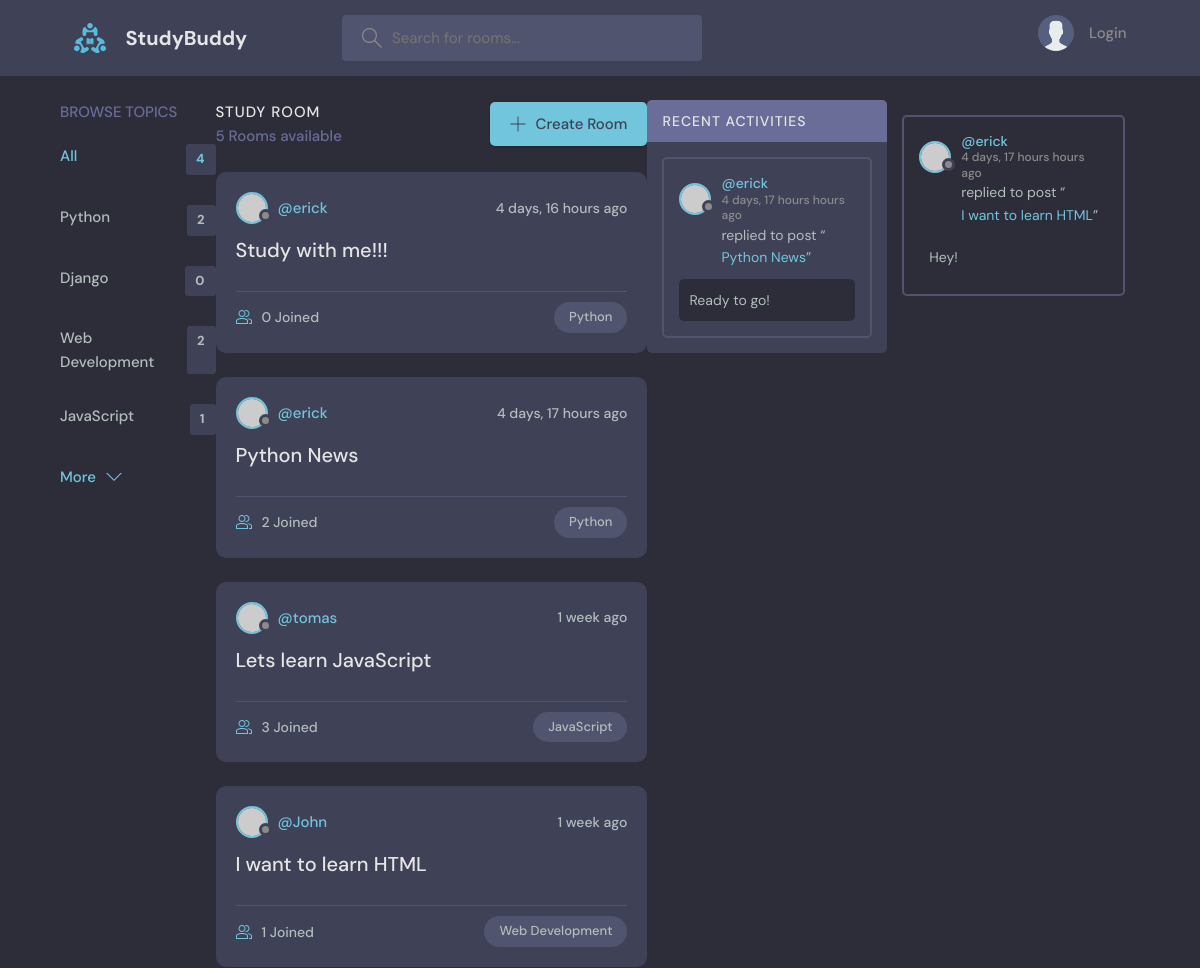
Before: / (upper part) with the older database file.
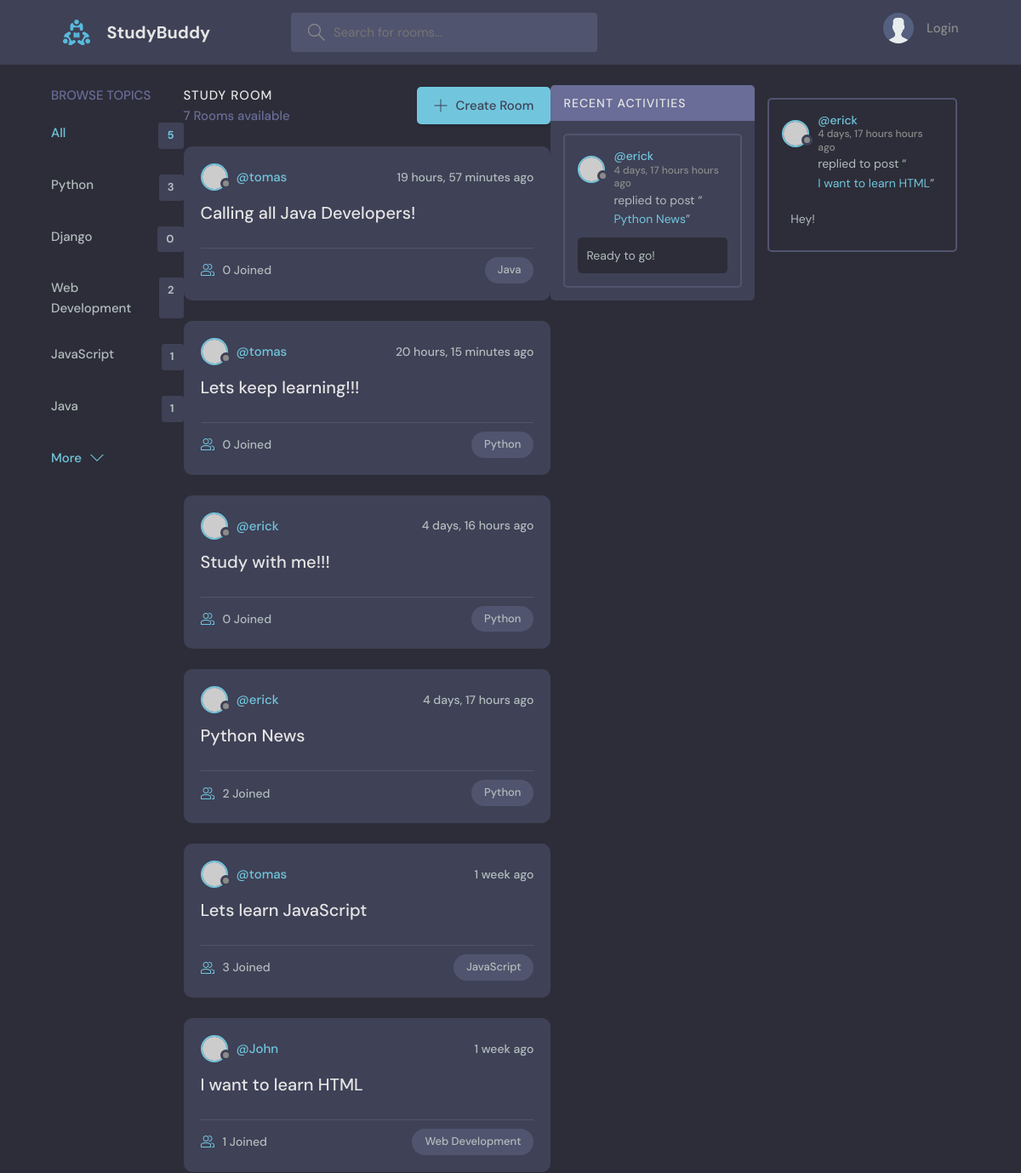
After: the same page with the newer database file.
### base/models.py (models this page shows, shortened)
class Topic(models.Model):
    name = models.CharField(max_length=200)

class Room(models.Model):
    host = models.ForeignKey(User, on_delete=models.SET_NULL, null=True)
    topic = models.ForeignKey(Topic, on_delete=models.SET_NULL, null=True)
    name = models.CharField(max_length=200)
    description = models.TextField(null=True, blank=True)
    participants = models.ManyToManyField(User, related_name='participants', blank=True)
    updated = models.DateTimeField(auto_now=True)
    created = models.DateTimeField(auto_now_add=True)
    class Meta:
        ordering = ['-updated', '-created']
    def __str__(self):
        return self.name

class Message(models.Model):
    user = models.ForeignKey(User, on_delete=models.CASCADE)
    room = models.ForeignKey(Room, on_delete=models.CASCADE)
    body = models.TextField()
    updated = models.DateTimeField(auto_now=True)
    created = models.DateTimeField(auto_now_add=True)
    class Meta:
        ordering = ['-updated', '-created']

### base/views.py (the view)
# urls.py: path('', views.home, name="home"),
def home(request):
    q=request.GET.get('q') if request.GET.get('q') != None else ''
    rooms = Room.objects.filter(
        Q(topic__name__icontains=q) |
        Q(name__icontains=q) |
        Q(description__icontains=q)
        )
    topics = Topic.objects.all()
    room_count = rooms.count()
    room_messages = Message.objects.filter(Q(room__topic__name__icontains=q))
    context = {'rooms': rooms, 'topics':topics, 'room_count':room_count, 'room_messages': room_messages}
    return render(request, 'base/home.html', context)

### base/templates/base/home.html (shortened to what this page needs)
{% extends 'main.html' %}
{% block content %}
    <main class="layout layout--3">
      <div class="container">
        {% include 'base/topics_component.html' %}
        <div class="roomList">
          <div class="roomList__header">
            <div>
              <h2>Study Room</h2>
              <p>{{room_count}} Rooms available</p>
            </div>
            <a class="btn btn--main" href="{% url 'create-room' %}">
              <svg version="1.1" xmlns="http://www.w3.org/2000/svg" width="32" height="32" viewBox="0 0 32 32">
                <title>add</title>
                <path
                  d="M16.943 0.943h-1.885v14.115h-14.115v1.885h14.115v14.115h1.885v-14.115h14.115v-1.885h-14.115v-14.115z"
                ></path>
              </svg>
              Create Room
            </a>
          </div>
          {% include 'base/feed_component.html' %}
        </div>
        {% include 'base/activity_component.html' %}
    </main>
{% endblock %}

### base/templates/base/topics_component.html
<div class="topics">
    <div class="topics__header">
      <h2>Browse Topics</h2>
    </div>
    <ul class="topics__list">
      <li>
        <a href="{% url 'home' %}" class="active">All <span>{{topics.count}}</span></a>
      </li>
      {% for topic in topics %}
      <li>
        <a href="{% url 'home' %}?q={{topic.name}}">{{topic.name}}<span>{{topic.room_set.all.count}}</span></a>
      </li>
      {% endfor %}
    </ul>
    <a class="btn btn--link" href="topics.html">
      More
      <svg version="1.1" xmlns="http://www.w3.org/2000/svg" width="32" height="32" viewBox="0 0 32 32">
        <title>chevron-down</title>
        <path d="M16 21l-13-13h-3l16 16 16-16h-3l-13 13z"></path>
      </svg>
    </a>
  </div>

### base/templates/base/feed_component.html (shortened to what this page needs)
{% for room in rooms %}
<div class="roomListRoom">
    <div class="roomListRoom__header">
      <a href="{% url 'user-profile' room.host.id %}" class="roomListRoom__author">
        <div class="avatar avatar--small">
          <img src="https://randomuser.me/api/portraits/women/11.jpg" />
        </div>
        <span>@{{room.host.username}}</span>
      </a>
      <div class="roomListRoom__actions">
        <span>{{room.created|timesince}} ago</span>
      </div>
    </div>
    <div class="roomListRoom__content">
      <a href="{% url 'room' room.id %}">{{room.name}}</a>
    </div>
    <div class="roomListRoom__meta">
      <a href="{% url 'room' room.id %}" class="roomListRoom__joined">
        {{room.participants.all.count}} Joined
      </a>
      <p class="roomListRoom__topic">{{room.topic.name}}</p>
    </div>
  </div>
{% endfor %}

### base/templates/base/activity_component.html (shortened to what this page needs)
<div class="activities">
    <div class="activities__header">
      <h2>Recent Activities</h2>
    </div>
    {% for message in room_messages %}
    <div class="activities__box">
      <div class="activities__boxHeader roomListRoom__header">
        <a href="{% url 'user-profile' message.user.id %}" class="roomListRoom__author">
          <div class="avatar avatar--small">
            <img src="https://randomuser.me/api/portraits/women/11.jpg" />
          </div>
          <p>
            @{{message.user}}
            <span>{{message.created|timesince}} hours ago</span>
          </p>
        </a>
      </div>
      <div class="activities__boxContent">
        <p>replied to post “<a href="{% url 'room' message.room.id %}">{{message.room}}</a>”</p>
        <div class="activities__boxRoomContent">
            {{message.body}}
        </div>
      </div>
    </div>
  </div>
    {% endfor %}

Changed rows visible on the page:
computed for Topic "Python": room_set.all.count "2" → "3"
added Topic: name "Java", room_set.all.count "1"
added Room: host.username "tomas", created "19 hours, 57 minutes", name "Calling all Java Developers!", participants.all.count "0", topic.name "Java"
added Room: host.username "tomas", created "20 hours, 15 minutes", name "Lets keep learning!!!", participants.all.count "0", topic.name "Python"
Other visible differences:
{{ topics.count }}: "4" → "5"
{{ room_count }}: "5" → "7"
